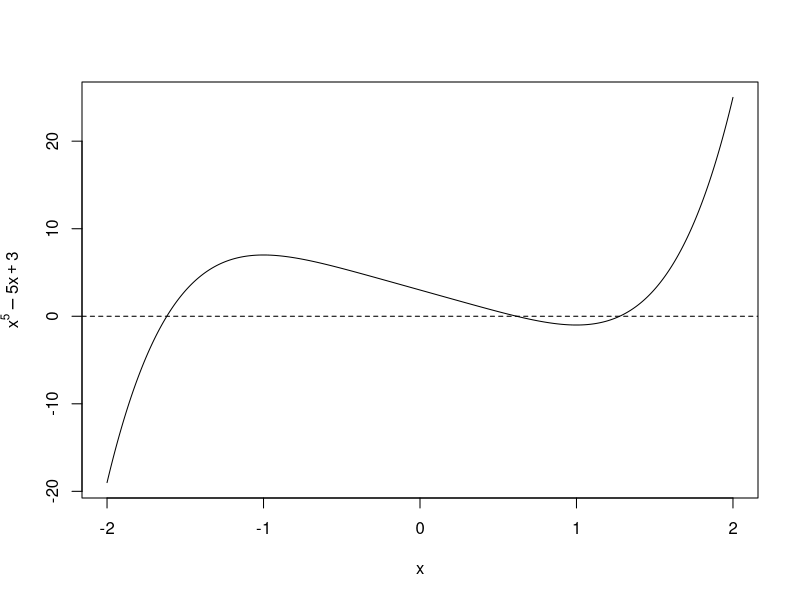
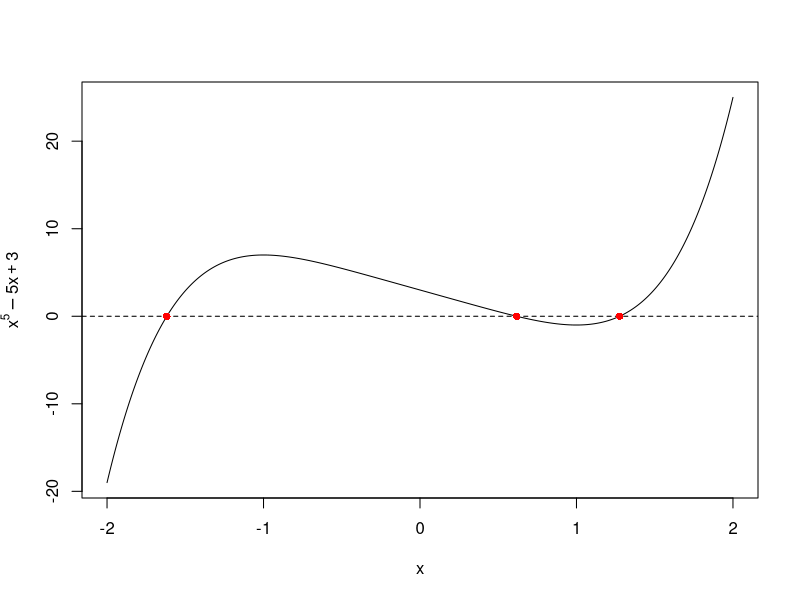
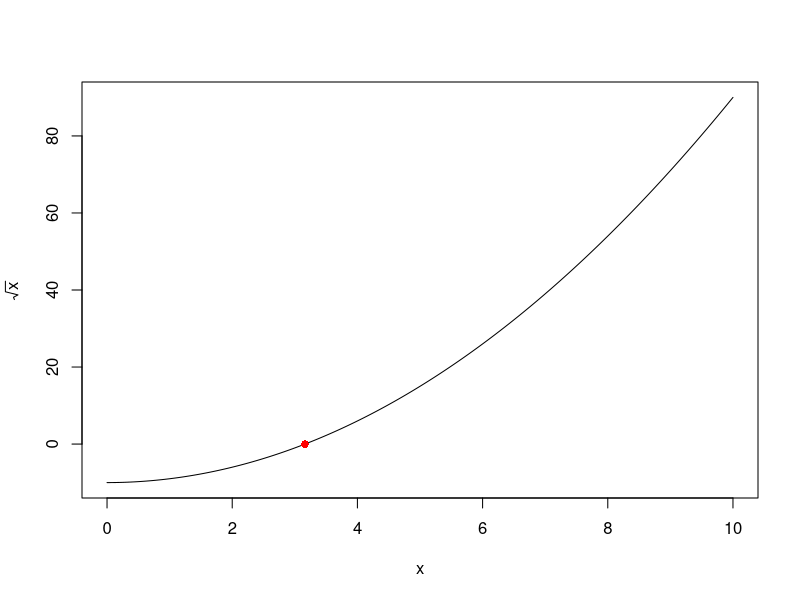
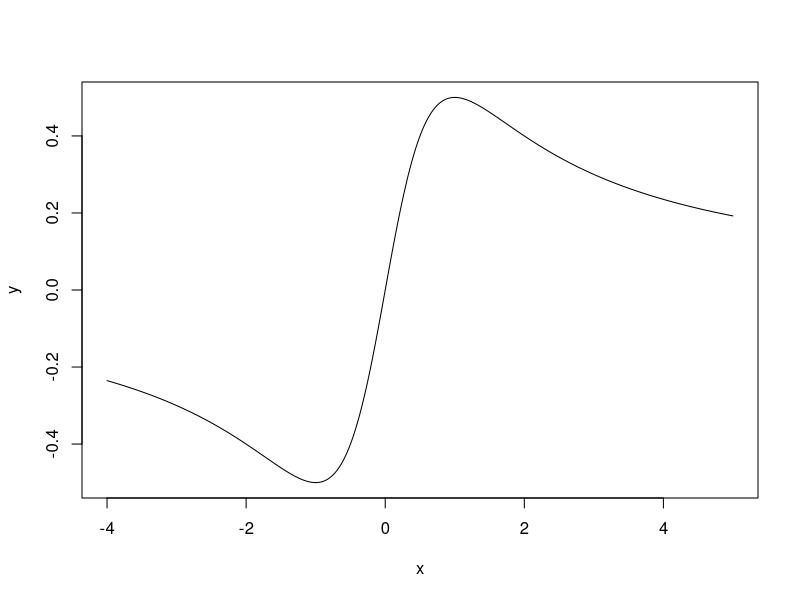
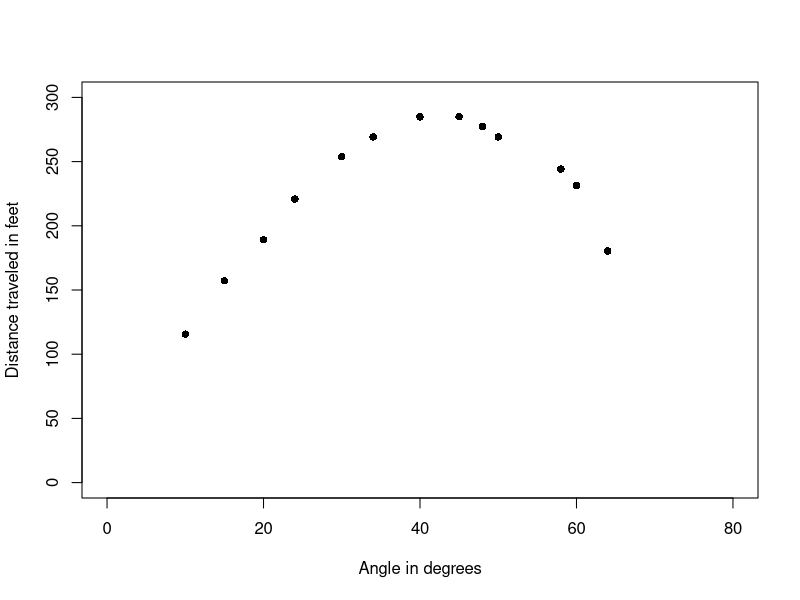
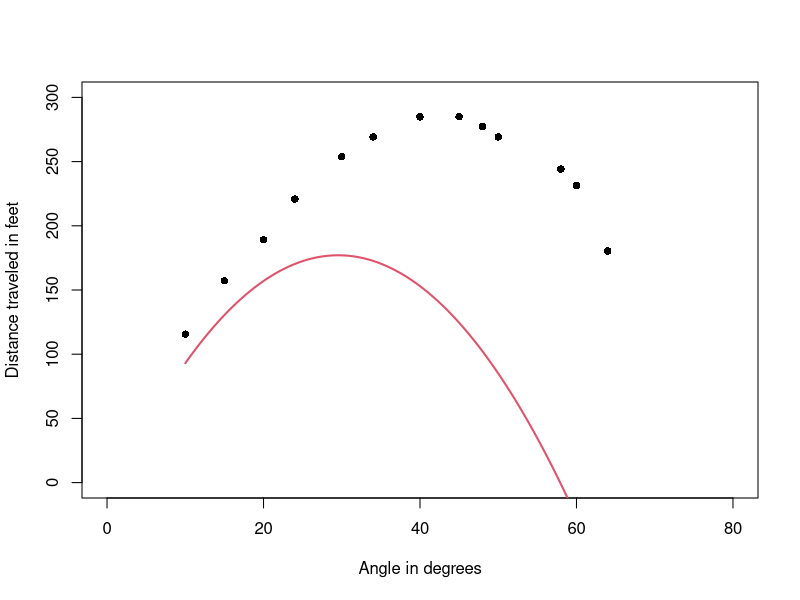

R code for these plots, in order:
## ---- chunk 1
x <- seq(-2, 2, length = 1000)
y <- x^5 - 5*x + 3
plot(x, y, type = "l", ylab = expression(x^5-5*x+3))
abline(h = 0, lty =2)
## ---- chunk 2
# Example 2

# First root

x <- -2
i <- 1
while(i <= 10){
  i <- i + 1
  x.new <- x - (x^5 - 5*x + 3)/(5 * x^4 - 5)
  x <- x.new
}
x1 <- x.new

# Second root

x <- 0
i <- 1
while(i <= 10){
  i <- i + 1
  x.new <- x - (x^5 - 5*x + 3)/(5 * x^4 - 5)
  x <- x.new
}
x2 <- x.new

# Third root

x <- 2
i <- 1
while(i <= 10){
  i <- i + 1
  x.new <- x - (x^5 - 5*x + 3)/(5 * x^4 - 5)
  x <- x.new
}
x3 <- x.new

x <- seq(-2, 2, length = 1000)
y <- x^5 - 5*x + 3
plot(x, y, type = "l", ylab = expression(x^5-5*x+3))
abline(h = 0, lty =2)
points(x1, 0, col = "red", pch = 16, lwd =3)
points(x2, 0, col = "red", pch = 16, lwd =3)
points(x3, 0, col = "red", pch = 16, lwd =3)
## ---- chunk 3
# Exercise

x <- seq(0, 10, length = 1000)
y <- x^2 - 10
plot(x, y, type = "l", ylab = expression(sqrt(x)))
points(sqrt(10), 0, col = "red", pch = 16, lwd =3)

x <- 3
i <- 1
while(i <= 10){
  i <- i + 1
  x.new <- x - (x^2 - 10)/(2 * x)
  x <- x.new
}


x <- 2
i <- 1
while(i <= 10){
  i <- i + 1
  x.new <- x - (x^2 - 10)/(2 * x)
  x <- x.new
}

x <- 4
i <- 1
while(i <= 10){
  i <- i + 1
  x.new <- x - (x^2 - 10)/(2 * x)
  x <- x.new
}

## ---- chunk 4
# Remark
x <- seq(-4, 5, length = 1000)
y <- x/(x^2 + 1)
plot(x, y, type = "l")
## ---- chunk 5
x <- c(10, 15, 20, 24, 30, 34, 40, 45, 48, 50, 58, 60, 64)
y <- c(115.6, 157.2, 189.2, 220.8, 253.8, 269.2, 284.8, 285.0, 277.4,
       269.2, 244.2, 231.4, 180.4)

plot(x, y, xlab = "Angle in degrees", ylab = "Distance traveled in feet", ylim = c(0, 300), xlim = c(0, 80), pch = 16)
## ---- chunk 6
# We use TH.O to store the initial guess
# TH.O = (alpha, beta, gamma, sigma^2)
TH.O <- c(-15, 13, -0.22, 50)
plot(x, y, xlab = "Angle in degrees", ylab = "Distance traveled in feet", ylim = c(0, 300), xlim = c(0, 80), pch = 16)
x.seq <- seq(min(x), max(x), length = 1000)
y.seq <- TH.O[1] + TH.O[2] * x.seq + TH.O[3] * x.seq^2
points(x.seq, y.seq, type = "l", col = 2, lty = 1, lwd = 2)
## ---- chunk 7
x.seq <- seq(min(x), max(x), length = 1000)

n <- length(x)
sum.y <- sum(y)
sum.x <- sum(x)
sum.x2 <- sum(x^2)
sum.x3 <- sum(x^3)
sum.x4 <- sum(x^4)
sum.xy <- sum(x*y)
sum.x2y <- sum((x^2)*y)
sum.x3y <- sum((x^3)*y)

TH.N <- rep(0, 4)
